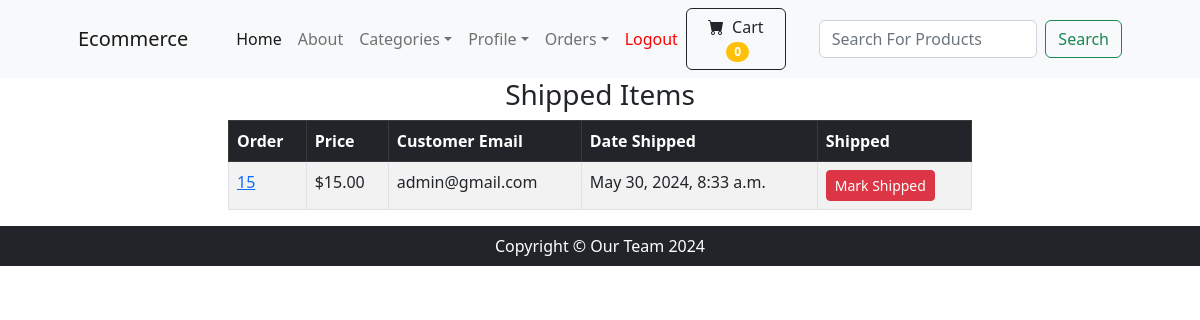
The page /payment/shipped_dash (signed in) on the database its author committed.
### payment/models.py (models this page shows, shortened)
class Order(models.Model):
    user = models.ForeignKey(User, on_delete=models.CASCADE, null=True, blank=True)
    full_name = models.CharField(max_length=250)
    email = models.EmailField(max_length=250)
    shipping_address = models.TextField(max_length=15000)
    amount_paid = models.DecimalField(max_digits=7, decimal_places=2)
    date_ordered = models.DateTimeField(auto_now_add=True)
    shipped = models.BooleanField(default=False)
    date_shipped = models.DateTimeField(blank=True, null=True)

### payment/views.py (the view, shortened to what this page needs)
# urls.py: path('shipped_dash', views.shipped_dash, name='shipped_dash'),
def shipped_dash(request):
    if request.user.is_authenticated and request.user.is_superuser:
        orders = Order.objects.filter(shipped=True)
        return render(request, "payment/shipped_dash.html", {'orders':orders})
    else:
        messages.success(request, "Access Denied")
        return redirect('home')

### cart/cart.py (called while the page is built)
    def __len__(self):
        return len(self.cart)

### cart/context_processors.py (called while the page is built)
def cart(request):
    return{'cart': Cart(request)}    # Return the default data from our Cart

### payment/templates/payment/shipped_dash.html (shortened to what this page needs)
{% extends "base.html" %}
{% block content %}
    <div class="container">
        <div class="row">
            <center>
                <div class="col-8">
                    <h3>Shipped Items</h3>
                    <table class="table table-striped table-hover table-bordered">
                        <thead class="table-dark">
                            <tr>
                                <th scope="col">Order</th>
                                <th scope="col">Price</th>
                                <th scope="col">Customer Email</th>
                                <th scope="col">Date Shipped</th>
                                <th scope="col">Shipped</th>
                            </tr>
                        </thead>
                        <tbody>
                            {% for item in orders %}
                            <tr>
                                <td><a href="{% url 'orders' item.id %}">{{ item.id }}</a></td>
                                <td>${{ item.amount_paid }}</td>
                                <td>{{ item.email }}</td>
                                <td>{{ item.date_shipped }}</td>
                                <td>
                                    <form method="post">
                                        <button type="submit" class="btn btn-danger btn-sm">Mark Shipped</button>
                                    </form>
                                </td>
                            </tr>
                            {% endfor %}
                        </tbody>
                    </table>
                </div>
            </center>
        </div>
    </div>
{% endblock content %}

### rows shown on the page
Order: id "15", amount_paid "15.00", email "admin@gmail.com", date_shipped "May 30, 2024, 8:33 a.m."

### other values the page prints
{{ cart|length }} "0"
